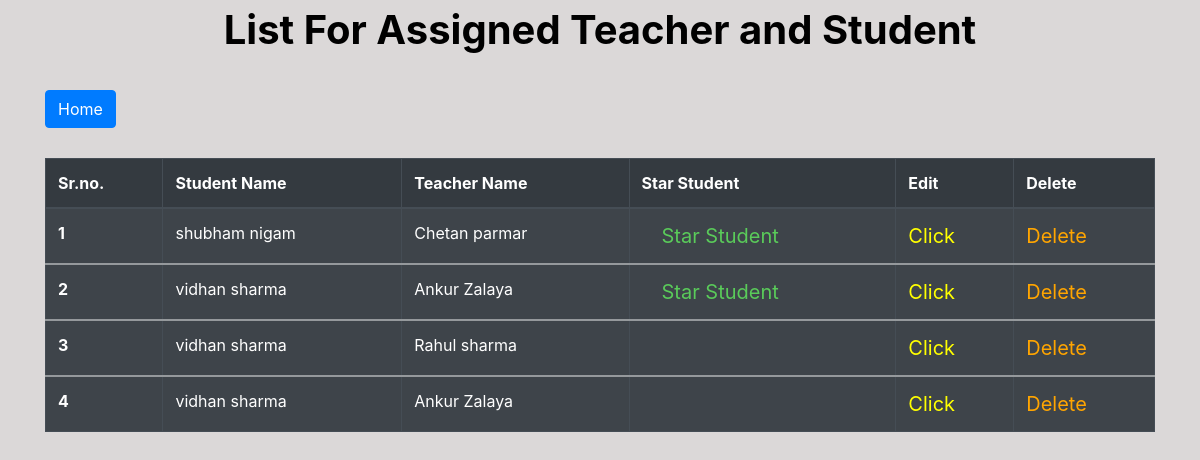
The app's page /assigned_list with its own data.
### app/models.py (models this page shows, shortened)
class TeacherStudent(models.Model):
    teacher = models.ForeignKey(to='teacher',on_delete=models.CASCADE)
    student = models.ForeignKey(to='student', on_delete=models.CASCADE)
    is_star = models.BooleanField(default=False)

class Student(models.Model):
    first_name = models.CharField(max_length=50)
    last_name = models.CharField(max_length=50)
    def __str__(self):
        return self.first_name + " " + self.last_name

class Teacher(models.Model):
    first_name = models.CharField(max_length=50)
    last_name = models.CharField(max_length=50)
    def __str__(self):
        return self.first_name + " " + self.last_name

### app/views.py (the view)
# urls.py: path('assigned_list', views.AssignedTeacherStudentList.as_view(), name='assigned_list'),
class AssignedTeacherStudentList(ListView):
    model = TeacherStudent
    template_name = "app/assigned_list.html"
    def get_context_data(self, **kwargs):
        context = super().get_context_data(**kwargs)
        return context

### app/templates/app/assigned_list.html (shortened to what this page needs)
{% extends 'app/base.html' %}
{% block content %}
<legend align="center" class="text"><b> List For Assigned Teacher and Student </b></legend>
<section class='text-left container'>
  <button href="" class="btn btn-primary" type="submit">
    <a href="{% url 'home' %}" style="color:white;" > Home</a>
  </button>
</section>
<div class="container">
  {% if object_list %}
  <table class="table table-striped table-bordered table-hover table-dark">
      <thead>
          <tr>
              <th scope="col">Sr.no.</th>
              <th scope="col">Student Name</th>
              <th scope="col">Teacher Name</th>
              <th scope="col">Star Student</th>
              <th scope="col">Edit</th>
              <th scope="col">Delete</th>
          </tr>
      </thead>
      {% for assign in object_list %}
      <tbody>
          <tr>
              <th scope="row">{{forloop.counter}}</th>
              <td>{{assign.student}}</td>
              <td>{{assign.teacher}}</td>
              <td>
                <a href="#">
                    <div class="form-check">
                        {% if assign.is_star == True %}
                        <a href='#' style = "color:#5acb5a;font-size:20px;"> Star Student </a
                        {% endif %}
                    </div>
                </a>
            </td>
            <td><a href="{% url 'update_assigned_list' assign.id %}" style = "color:yellow;font-size:20px;" >Click</a></td>
              <td><a href="{% url 'delete_assigned_list' assign.id %}" style = "color:orange;font-size:20px;">Delete</a></td>
          </tr>
          {% endfor %}
          {% else %}
            <br><br>
              <h1 align='center'> List Not Found <h1>
          {% endif %}
      </tbody>
  </table>
</div>
{% endblock content %}

### app/templates/app/base.html (shortened to what this page needs)
<!DOCTYPE html>
<html lang="en">
<head>
  <link rel="stylesheet" href="https://stackpath.bootstrapcdn.com/bootstrap/4.3.1/css/bootstrap.min.css"
 />
</head>
<body>
    {% block content %}
    {% endblock content %}
</body>
</html>

### app/templates/app/base.html (style rules this page uses)
body { background-color : #dbd8d8; }
.text { color:black; font-size:30px; }

### app/templates/app/assigned_list.html (style rules this page uses)
.container { margin-top:30px; }
.text { font-size:40px; }

### records on screen
TeacherStudent: student "shubham nigam", teacher "Chetan parmar", is_star "Star Student"
TeacherStudent: student "vidhan sharma", teacher "Ankur Zalaya", is_star "Star Student"
TeacherStudent: student "vidhan sharma", teacher "Rahul sharma"
TeacherStudent: student "vidhan sharma", teacher "Ankur Zalaya"
